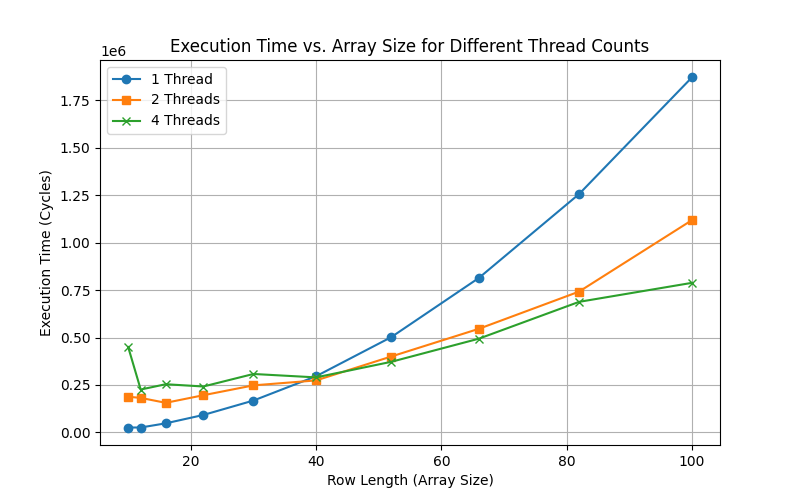

Recreate this plot in Python.
import matplotlib.pyplot as plt
import numpy as np

# Data from execution results
row_lengths = np.array([10, 12, 16, 22, 30, 40, 52, 66, 82, 100])
time_1_thread = np.array([26000, 26000, 48000, 92000, 168000, 296000, 502000, 814000, 1256000, 1870000])
time_2_threads = np.array([188000, 182000, 156000, 196000, 248000, 274000, 400000, 546000, 742000, 1118000])
time_4_threads = np.array([450000, 226000, 254000, 242000, 308000, 290000, 372000, 494000, 688000, 788000])

# Plot execution times
plt.figure(figsize=(8, 5))
plt.plot(row_lengths, time_1_thread, 'o-', label="1 Thread")
plt.plot(row_lengths, time_2_threads, 's-', label="2 Threads")
plt.plot(row_lengths, time_4_threads, 'x-', label="4 Threads")

plt.xlabel("Row Length (Array Size)")
plt.ylabel("Execution Time (Cycles)")
plt.title("Execution Time vs. Array Size for Different Thread Counts")
plt.legend()
plt.grid(True)
plt.show()
